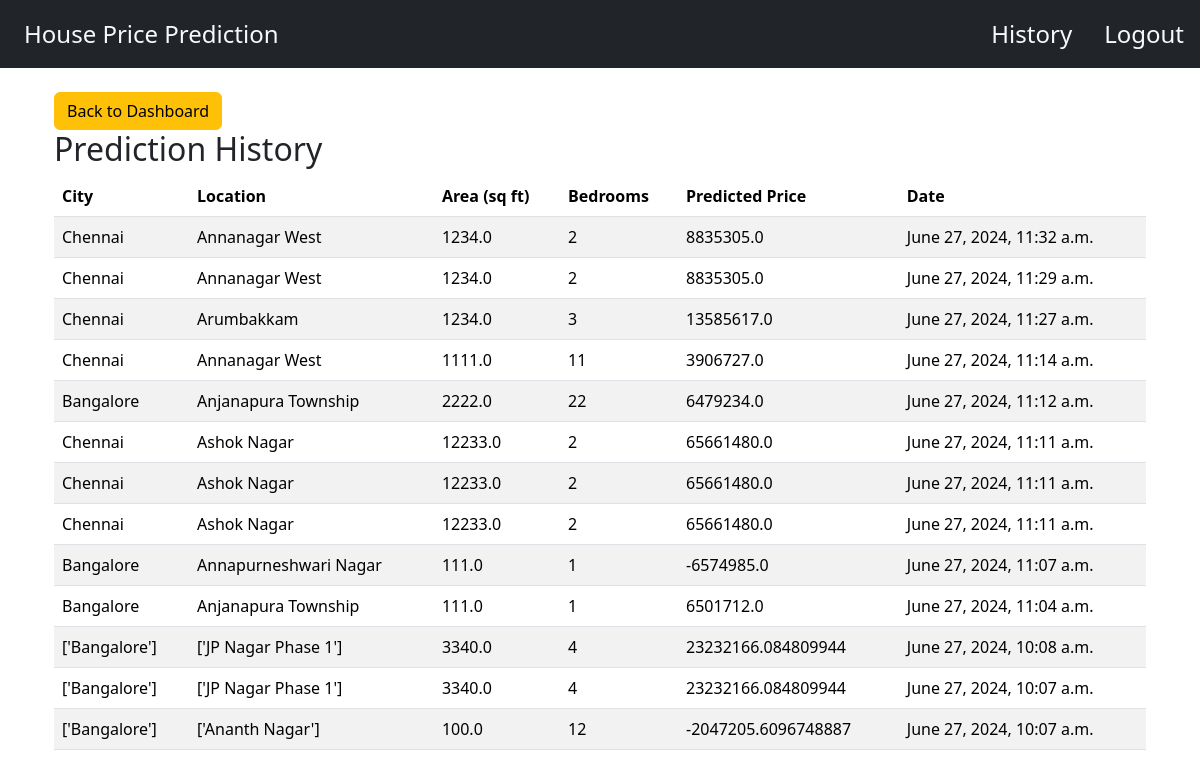
The app's page /user-history (signed in), older data.
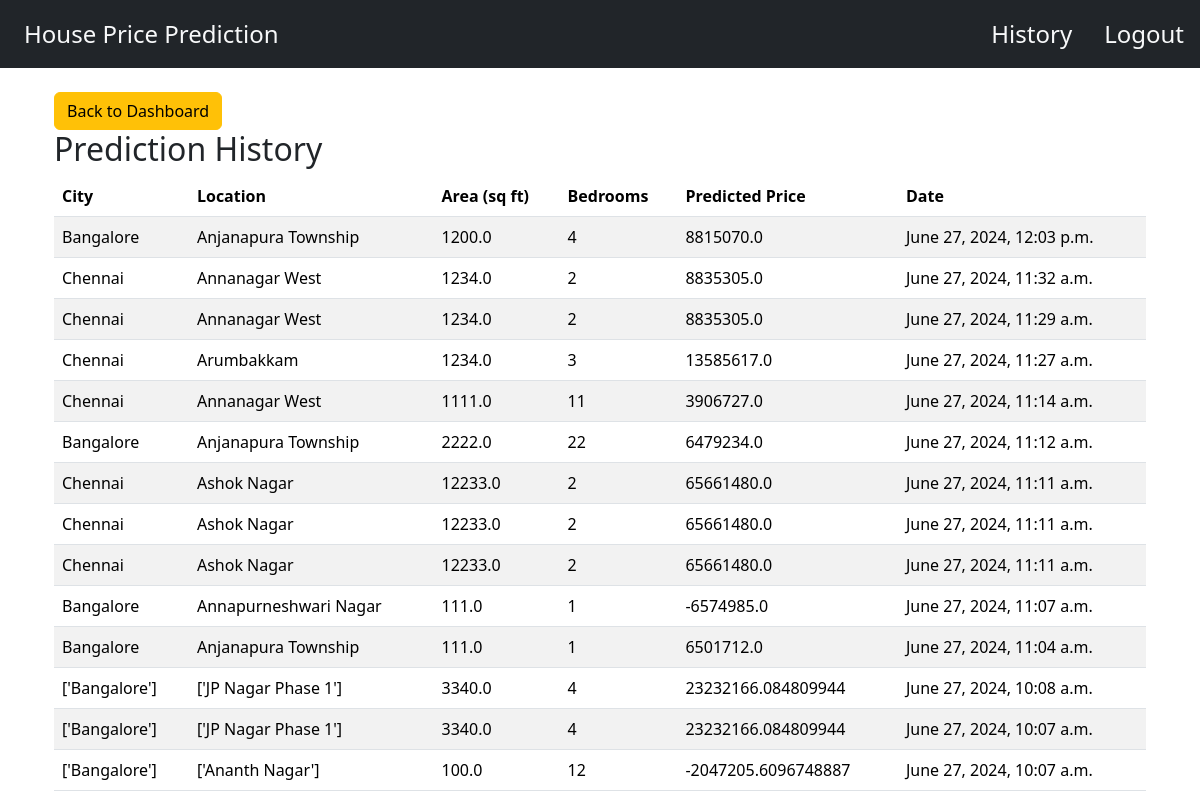
The same page, newer data.
### base/models.py (models this page shows)
class Prediction(models.Model):
    user = models.ForeignKey(User, on_delete=models.CASCADE)
    city = models.CharField(max_length=100)
    location = models.CharField(max_length=100)
    area = models.FloatField()
    bedrooms = models.IntegerField()
    predicted_price = models.FloatField()
    date = models.DateTimeField(auto_now_add=True)

### base/views.py (the view)
# urls.py: path('user-history', views.get_history, name='user-history'),
@login_required(login_url="user-login")
def get_history(request):
    user = request.user
    prediction_history = Prediction.objects.filter(user=user).order_by("-date")
    context = {"history": prediction_history}
    return render(request, "base/history.html", context)

### base/templates/base/history.html
{% extends 'base.html' %}
{% block content %}
<div class="container">
    <a class="btn btn-warning" href="{% url 'dashboard' %}">Back to Dashboard</a>
</div>
<div class="container">
    <h2>Prediction History</h2>
    <table class="table table-striped">
        <thead>
            <tr>
                <th>City</th>
                <th>Location</th>
                <th>Area (sq ft)</th>
                <th>Bedrooms</th>
                <th>Predicted Price</th>
                <th>Date</th>
            </tr>
        </thead>
        <tbody>
            {% for prediction in history %}
            <tr>
                <td>{{ prediction.city }}</td>
                <td>{{ prediction.location }}</td>
                <td>{{ prediction.area }}</td>
                <td>{{ prediction.bedrooms }}</td>
                <td>{{ prediction.predicted_price }}</td>
                <td>{{ prediction.date }}</td>
            </tr>
            {% endfor %}
        </tbody>
    </table>
</div>
{% endblock %}

Row changes from the older to the newer data that the page shows:
added Prediction: city "Bangalore", location "Anjanapura Township", area "1200.0", bedrooms "4", predicted_price "8815070.0", date "June 27, 2024, 12:03 p.m."
